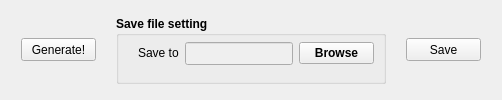
                    <widget class="QWidget" name="tabInput_3_Page_1">
                     <attribute name="title">
                      <string>Generated randomly</string>
                     </attribute>
                     <layout class="QHBoxLayout" name="horizontalLayout_9">
                      <item>
                       <layout class="QHBoxLayout" name="hLayoutInput_3_Page_1" stretch="1,6,0">
                        <property name="spacing">
                         <number>20</number>
                        </property>
                        <property name="leftMargin">
                         <number>10</number>
                        </property>
                        <property name="topMargin">
                         <number>5</number>
                        </property>
                        <property name="rightMargin">
                         <number>10</number>
                        </property>
                        <property name="bottomMargin">
                         <number>5</number>
                        </property>
                        <item>
                         <widget class="QPushButton" name="pButtonGen">
                          <property name="minimumSize">
                           <size>
                            <width>75</width>
                            <height>23</height>
                           </size>
                          </property>
                          <property name="maximumSize">
                           <size>
                            <width>75</width>
                            <height>16777215</height>
                           </size>
                          </property>
                          <property name="text">
                           <string>Generate!</string>
                          </property>
                         </widget>
                        </item>
                        <item>
                         <widget class="QGroupBox" name="gBoxSaveDataset">
                          <property name="maximumSize">
                           <size>
                            <width>16777215</width>
                            <height>16777215</height>
                           </size>
                          </property>
                          <property name="font">
                           <font>
                            <weight>75</weight>
                            <bold>true</bold>
                           </font>
                          </property>
                          <property name="title">
                           <string>Save file setting</string>
                          </property>
                          <layout class="QGridLayout" name="gridLayout_3">
                           <property name="topMargin">
                            <number>0</number>
                           </property>
                           <item row="0" column="2">
                            <widget class="QPushButton" name="pButtonBrowseDir">
                             <property name="maximumSize">
                              <size>
                               <width>75</width>
                               <height>16777215</height>
                              </size>
                             </property>
                             <property name="text">
                              <string>Browse</string>
                             </property>
                            </widget>
                           </item>
                           <item row="0" column="1">
                            <widget class="QLineEdit" name="lEditSaveDir">
                             <property name="enabled">
                              <bool>false</bool>
                             </property>
                             <property name="minimumSize">
                              <size>
                               <width>50</width>
                               <height>23</height>
                              </size>
                             </property>
                             <property name="maximumSize">
                              <size>
                               <width>250</width>
                               <height>16777215</height>
                              </size>
                             </property>
                             <property name="font">
                              <font>
                               <weight>50</weight>
                               <italic>true</italic>
                               <bold>false</bold>
                              </font>
                             </property>
                            </widget>
                           </item>
                           <item row="0" column="0">
                            <widget class="QLabel" name="lblUpperBound_2">
                             <property name="minimumSize">
                              <size>
                               <width>0</width>
                               <height>14</height>
                              </size>
                             </property>
                             <property name="maximumSize">
                              <size>
                               <width>16777215</width>
                               <height>14</height>
                              </size>
                             </property>
                             <property name="font">
                              <font>
                               <weight>50</weight>
                               <italic>false</italic>
                               <bold>false</bold>
                              </font>
                             </property>
                             <property name="text">
                              <string>Save to</string>
                             </property>
                             <property name="indent">
                              <number>10</number>
                             </property>
                            </widget>
                           </item>
                          </layout>
                         </widget>
                        </item>
                        <item>
                         <widget class="QPushButton" name="pButtonSaveDataset">
                          <property name="minimumSize">
                           <size>
                            <width>75</width>
                            <height>23</height>
                           </size>
                          </property>
                          <property name="maximumSize">
                           <size>
                            <width>75</width>
                            <height>16777215</height>
                           </size>
                          </property>
                          <property name="font">
                           <font>
                            <italic>false</italic>
                           </font>
                          </property>
                          <property name="layoutDirection">
                           <enum>Qt::LeftToRight</enum>
                          </property>
                          <property name="text">
                           <string>Save</string>
                          </property>
                         </widget>
                        </item>
                       </layout>
                      </item>
                     </layout>
                    </widget>
